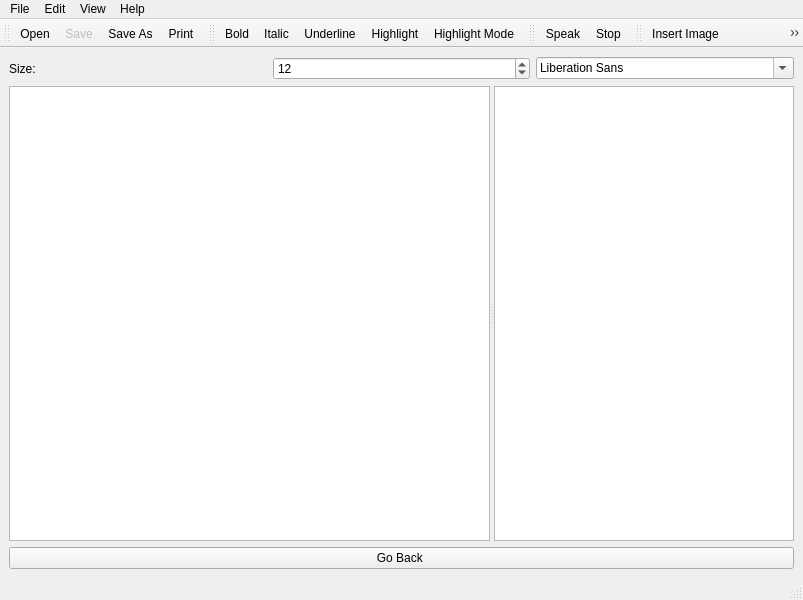
<?xml version="1.0" encoding="UTF-8"?>
<ui version="4.0">
 <author>Max Shinn</author>
 <class>MainWindow</class>
 <widget class="QMainWindow" name="MainWindow">
  <property name="geometry">
   <rect>
    <x>0</x>
    <y>0</y>
    <width>803</width>
    <height>600</height>
   </rect>
  </property>
  <property name="windowTitle">
   <string>MainWindow</string>
  </property>
  <property name="windowIcon">
   <iconset resource="../res/resources.qrc">
    <normaloff>:/res/key22x22.png</normaloff>:/res/key22x22.png</iconset>
  </property>
  <widget class="QWidget" name="centralwidget">
   <layout class="QVBoxLayout" name="verticalLayout">
    <item>
     <layout class="QGridLayout" name="gridLayout">
      <item row="0" column="1">
       <widget class="QSpinBox" name="spinBoxFontSize">
        <property name="value">
         <number>12</number>
        </property>
       </widget>
      </item>
      <item row="0" column="2">
       <widget class="QFontComboBox" name="fontComboBox"/>
      </item>
      <item row="0" column="0">
       <widget class="QLabel" name="sizeLabel">
        <property name="text">
         <string>Size:</string>
        </property>
        <property name="buddy">
         <cstring>spinBoxFontSize</cstring>
        </property>
       </widget>
      </item>
     </layout>
    </item>
    <item>
     <widget class="QSplitter" name="splitter">
      <property name="orientation">
       <enum>Qt::Horizontal</enum>
      </property>
      <widget class="spellCheckEdit" name="textArea">
       <property name="font">
        <font>
         <family>DejaVu Sans</family>
         <pointsize>12</pointsize>
        </font>
       </property>
      </widget>
      <widget class="QListWidget" name="spellingSuggestionsList">
       <property name="sizePolicy">
        <sizepolicy hsizetype="Maximum" vsizetype="Expanding">
         <horstretch>0</horstretch>
         <verstretch>0</verstretch>
        </sizepolicy>
       </property>
       <property name="maximumSize">
        <size>
         <width>300</width>
         <height>16777215</height>
        </size>
       </property>
       <property name="selectionMode">
        <enum>QAbstractItemView::NoSelection</enum>
       </property>
      </widget>
     </widget>
    </item>
    <item>
     <widget class="QPushButton" name="distractionButton">
      <property name="text">
       <string>Go Back </string>
      </property>
     </widget>
    </item>
   </layout>
  </widget>
  <widget class="QMenuBar" name="menubar">
   <property name="geometry">
    <rect>
     <x>0</x>
     <y>0</y>
     <width>803</width>
     <height>21</height>
    </rect>
   </property>
   <widget class="QMenu" name="menuEdit">
    <property name="title">
     <string>Edit</string>
    </property>
    <addaction name="actionUndo"/>
    <addaction name="actionRedo"/>
    <addaction name="separator"/>
    <addaction name="actionBold"/>
    <addaction name="actionItalic"/>
    <addaction name="actionUnderline"/>
    <addaction name="actionSpeak"/>
   </widget>
   <widget class="QMenu" name="menuView">
    <property name="title">
     <string>View</string>
    </property>
    <widget class="QMenu" name="menuToolbars">
     <property name="title">
      <string>Toolbars</string>
     </property>
     <addaction name="actionEnableFileToolbar"/>
     <addaction name="actionEnableEditToolbar"/>
     <addaction name="actionEnableSpeakerToolbar"/>
     <addaction name="actionEnableImageToolbar"/>
    </widget>
    <addaction name="menuToolbars"/>
    <addaction name="actionDistractionFree"/>
   </widget>
   <widget class="QMenu" name="menuHelp">
    <property name="title">
     <string>Help</string>
    </property>
    <addaction name="actionDocumentation"/>
    <addaction name="actionAbout"/>
    <addaction name="actionAboutQt"/>
   </widget>
   <widget class="QMenu" name="menuFile">
    <property name="title">
     <string>File</string>
    </property>
    <addaction name="actionOpen"/>
    <addaction name="actionSave"/>
    <addaction name="actionSave_As"/>
    <addaction name="actionPrint"/>
    <addaction name="actionSettings"/>
    <addaction name="actionClose"/>
   </widget>
   <addaction name="menuFile"/>
   <addaction name="menuEdit"/>
   <addaction name="menuView"/>
   <addaction name="menuHelp"/>
  </widget>
  <widget class="QStatusBar" name="statusbar"/>
  <widget class="QToolBar" name="fileToolBar">
   <property name="windowTitle">
    <string>toolBar</string>
   </property>
   <attribute name="toolBarArea">
    <enum>TopToolBarArea</enum>
   </attribute>
   <attribute name="toolBarBreak">
    <bool>false</bool>
   </attribute>
   <addaction name="actionOpen"/>
   <addaction name="actionSave"/>
   <addaction name="actionSave_As"/>
   <addaction name="actionPrint"/>
  </widget>
  <widget class="QToolBar" name="editToolBar">
   <property name="windowTitle">
    <string>toolBar_2</string>
   </property>
   <attribute name="toolBarArea">
    <enum>TopToolBarArea</enum>
   </attribute>
   <attribute name="toolBarBreak">
    <bool>false</bool>
   </attribute>
   <addaction name="actionBold"/>
   <addaction name="actionItalic"/>
   <addaction name="actionUnderline"/>
   <addaction name="actionHighlight"/>
   <addaction name="actionHighlightMode"/>
  </widget>
  <widget class="QToolBar" name="speakToolBar">
   <property name="windowTitle">
    <string>toolBar</string>
   </property>
   <attribute name="toolBarArea">
    <enum>TopToolBarArea</enum>
   </attribute>
   <attribute name="toolBarBreak">
    <bool>false</bool>
   </attribute>
   <addaction name="actionSpeak"/>
   <addaction name="actionStop"/>
  </widget>
  <widget class="QToolBar" name="imageToolBar">
   <property name="windowTitle">
    <string>toolBar</string>
   </property>
   <attribute name="toolBarArea">
    <enum>TopToolBarArea</enum>
   </attribute>
   <attribute name="toolBarBreak">
    <bool>false</bool>
   </attribute>
   <addaction name="actionInsert_Image"/>
   <addaction name="actionAlign_Image_Left"/>
   <addaction name="actionAlign_Image_Right"/>
  </widget>
  <action name="actionSave">
   <property name="enabled">
    <bool>false</bool>
   </property>
   <property name="icon">
    <iconset resource="../res/resources.qrc">
     <normaloff>:/res/filesave.png</normaloff>:/res/filesave.png</iconset>
   </property>
   <property name="text">
    <string>Save</string>
   </property>
   <property name="shortcut">
    <string>Ctrl+S</string>
   </property>
  </action>
  <action name="actionSave_As">
   <property name="icon">
    <iconset resource="../res/resources.qrc">
     <normaloff>:/res/filesaveas.png</normaloff>:/res/filesaveas.png</iconset>
   </property>
   <property name="text">
    <string>Save As...</string>
   </property>
  </action>
  <action name="actionClose">
   <property name="icon">
    <iconset resource="../res/resources.qrc">
     <normaloff>:/res/fileclose.png</normaloff>:/res/fileclose.png</iconset>
   </property>
   <property name="text">
    <string>Close</string>
   </property>
  </action>
  <action name="actionOpen">
   <property name="icon">
    <iconset resource="../res/resources.qrc">
     <normaloff>:/res/fileopen.png</normaloff>:/res/fileopen.png</iconset>
   </property>
   <property name="text">
    <string>Open</string>
   </property>
   <property name="shortcut">
    <string>Ctrl+O</string>
   </property>
  </action>
  <action name="actionSettings">
   <property name="icon">
    <iconset resource="../res/resources.qrc">
     <normaloff>:/res/configure.png</normaloff>:/res/configure.png</iconset>
   </property>
   <property name="text">
    <string>Settings</string>
   </property>
  </action>
  <action name="actionBold">
   <property name="icon">
    <iconset resource="../res/resources.qrc">
     <normaloff>:/res/text_bold.png</normaloff>:/res/text_bold.png</iconset>
   </property>
   <property name="text">
    <string>Bold</string>
   </property>
   <property name="toolTip">
    <string>Bold</string>
   </property>
   <property name="shortcut">
    <string>Ctrl+B</string>
   </property>
  </action>
  <action name="actionItalic">
   <property name="icon">
    <iconset resource="../res/resources.qrc">
     <normaloff>:/res/text_italic.png</normaloff>:/res/text_italic.png</iconset>
   </property>
   <property name="text">
    <string>Italic</string>
   </property>
   <property name="toolTip">
    <string>Italic</string>
   </property>
   <property name="shortcut">
    <string>Ctrl+I</string>
   </property>
  </action>
  <action name="actionUnderline">
   <property name="icon">
    <iconset resource="../res/resources.qrc">
     <normaloff>:/res/text_under.png</normaloff>:/res/text_under.png</iconset>
   </property>
   <property name="text">
    <string>Underline</string>
   </property>
   <property name="toolTip">
    <string>Underline</string>
   </property>
   <property name="shortcut">
    <string>Ctrl+U</string>
   </property>
  </action>
  <action name="actionSpeak">
   <property name="icon">
    <iconset resource="../res/resources.qrc">
     <normaloff>:/res/voicecall.png</normaloff>:/res/voicecall.png</iconset>
   </property>
   <property name="text">
    <string>Speak</string>
   </property>
   <property name="toolTip">
    <string>Speak Text</string>
   </property>
  </action>
  <action name="actionUndo">
   <property name="enabled">
    <bool>false</bool>
   </property>
   <property name="icon">
    <iconset resource="../res/resources.qrc">
     <normaloff>:/res/undo.png</normaloff>:/res/undo.png</iconset>
   </property>
   <property name="text">
    <string>Undo</string>
   </property>
   <property name="toolTip">
    <string>Undo</string>
   </property>
   <property name="shortcut">
    <string>Ctrl+Z</string>
   </property>
  </action>
  <action name="actionRedo">
   <property name="icon">
    <iconset resource="../res/resources.qrc">
     <normaloff>:/res/redo.png</normaloff>:/res/redo.png</iconset>
   </property>
   <property name="text">
    <string>Redo</string>
   </property>
   <property name="toolTip">
    <string>Redo</string>
   </property>
   <property name="shortcut">
    <string>Ctrl+Y</string>
   </property>
  </action>
  <action name="actionEnableFileToolbar">
   <property name="checkable">
    <bool>true</bool>
   </property>
   <property name="checked">
    <bool>true</bool>
   </property>
   <property name="text">
    <string>File Toolbar</string>
   </property>
   <property name="toolTip">
    <string>Enable File Toolbar</string>
   </property>
  </action>
  <action name="actionEnableEditToolbar">
   <property name="checkable">
    <bool>true</bool>
   </property>
   <property name="checked">
    <bool>true</bool>
   </property>
   <property name="text">
    <string>Edit Toolbar</string>
   </property>
   <property name="toolTip">
    <string>Enable Edit Toolbar</string>
   </property>
  </action>
  <action name="actionEnableSpeakerToolbar">
   <property name="checkable">
    <bool>true</bool>
   </property>
   <property name="checked">
    <bool>true</bool>
   </property>
   <property name="text">
    <string>Speaker Toolbar</string>
   </property>
   <property name="toolTip">
    <string>Enable Speaker Toolbar</string>
   </property>
  </action>
  <action name="actionDocumentation">
   <property name="text">
    <string>Documentation</string>
   </property>
  </action>
  <action name="actionAbout">
   <property name="text">
    <string>About WriteType</string>
   </property>
   <property name="toolTip">
    <string>About WriteType</string>
   </property>
  </action>
  <action name="actionAboutQt">
   <property name="text">
    <string>About Qt</string>
   </property>
  </action>
  <action name="actionPrint">
   <property name="icon">
    <iconset resource="../res/resources.qrc">
     <normaloff>:/res/fileprint.png</normaloff>:/res/fileprint.png</iconset>
   </property>
   <property name="text">
    <string>Print</string>
   </property>
   <property name="toolTip">
    <string>Print</string>
   </property>
   <property name="shortcut">
    <string>Ctrl+P</string>
   </property>
  </action>
  <action name="actionHighlightMode">
   <property name="checkable">
    <bool>true</bool>
   </property>
   <property name="icon">
    <iconset resource="../res/resources.qrc">
     <normaloff>:/res/highlight.png</normaloff>:/res/highlight.png</iconset>
   </property>
   <property name="text">
    <string>Highlight Mode</string>
   </property>
   <property name="toolTip">
    <string>Highlight Mode</string>
   </property>
  </action>
  <action name="actionHighlight">
   <property name="icon">
    <iconset resource="../res/resources.qrc">
     <normaloff>:/res/highlight_single.png</normaloff>:/res/highlight_single.png</iconset>
   </property>
   <property name="text">
    <string>Highlight</string>
   </property>
   <property name="toolTip">
    <string>Highlight</string>
   </property>
  </action>
  <action name="actionDistractionFree">
   <property name="text">
    <string>Distraction Free</string>
   </property>
   <property name="toolTip">
    <string>Distraction Free Mode</string>
   </property>
  </action>
  <action name="actionInsert_Image">
   <property name="icon">
    <iconset resource="../res/resources.qrc">
     <normaloff>:/res/key120x120.png</normaloff>:/res/key120x120.png</iconset>
   </property>
   <property name="text">
    <string>Insert Image</string>
   </property>
  </action>
  <action name="actionAlign_Image_Left">
   <property name="icon">
    <iconset resource="../res/resources.qrc">
     <normaloff>:/res/key120x120.png</normaloff>:/res/key120x120.png</iconset>
   </property>
   <property name="text">
    <string>Align Image Left</string>
   </property>
  </action>
  <action name="actionAlign_Image_Right">
   <property name="icon">
    <iconset resource="../res/resources.qrc">
     <normaloff>:/res/key120x120.png</normaloff>:/res/key120x120.png</iconset>
   </property>
   <property name="text">
    <string>Align Image Right</string>
   </property>
  </action>
  <action name="actionEnableImageToolbar">
   <property name="checkable">
    <bool>true</bool>
   </property>
   <property name="checked">
    <bool>true</bool>
   </property>
   <property name="text">
    <string>Image Toolbar</string>
   </property>
  </action>
  <action name="actionStop">
   <property name="icon">
    <iconset resource="../res/resources.qrc">
     <normaloff>:/res/player_stop.png</normaloff>:/res/player_stop.png</iconset>
   </property>
   <property name="text">
    <string>Stop</string>
   </property>
  </action>
 </widget>
 <customwidgets>
  <customwidget>
   <class>spellCheckEdit</class>
   <extends>QTextEdit</extends>
   <header location="global">spellCheckEdit</header>
  </customwidget>
 </customwidgets>
 <resources>
  <include location="../res/resources.qrc"/>
 </resources>
 <connections>
  <connection>
   <sender>actionClose</sender>
   <signal>triggered()</signal>
   <receiver>MainWindow</receiver>
   <slot>close()</slot>
   <hints>
    <hint type="sourcelabel">
     <x>-1</x>
     <y>-1</y>
    </hint>
    <hint type="destinationlabel">
     <x>399</x>
     <y>299</y>
    </hint>
   </hints>
  </connection>
  <connection>
   <sender>actionEnableEditToolbar</sender>
   <signal>toggled(bool)</signal>
   <receiver>editToolBar</receiver>
   <slot>setVisible(bool)</slot>
   <hints>
    <hint type="sourcelabel">
     <x>-1</x>
     <y>-1</y>
    </hint>
    <hint type="destinationlabel">
     <x>342</x>
     <y>60</y>
    </hint>
   </hints>
  </connection>
  <connection>
   <sender>actionEnableFileToolbar</sender>
   <signal>toggled(bool)</signal>
   <receiver>fileToolBar</receiver>
   <slot>setVisible(bool)</slot>
   <hints>
    <hint type="sourcelabel">
     <x>-1</x>
     <y>-1</y>
    </hint>
    <hint type="destinationlabel">
     <x>66</x>
     <y>35</y>
    </hint>
   </hints>
  </connection>
  <connection>
   <sender>actionEnableSpeakerToolbar</sender>
   <signal>toggled(bool)</signal>
   <receiver>speakToolBar</receiver>
   <slot>setVisible(bool)</slot>
   <hints>
    <hint type="sourcelabel">
     <x>-1</x>
     <y>-1</y>
    </hint>
    <hint type="destinationlabel">
     <x>487</x>
     <y>35</y>
    </hint>
   </hints>
  </connection>
  <connection>
   <sender>actionUndo</sender>
   <signal>triggered()</signal>
   <receiver>textArea</receiver>
   <slot>undo()</slot>
   <hints>
    <hint type="sourcelabel">
     <x>-1</x>
     <y>-1</y>
    </hint>
    <hint type="destinationlabel">
     <x>270</x>
     <y>332</y>
    </hint>
   </hints>
  </connection>
  <connection>
   <sender>actionRedo</sender>
   <signal>triggered()</signal>
   <receiver>textArea</receiver>
   <slot>redo()</slot>
   <hints>
    <hint type="sourcelabel">
     <x>-1</x>
     <y>-1</y>
    </hint>
    <hint type="destinationlabel">
     <x>270</x>
     <y>332</y>
    </hint>
   </hints>
  </connection>
  <connection>
   <sender>textArea</sender>
   <signal>undoAvailable(bool)</signal>
   <receiver>actionUndo</receiver>
   <slot>setEnabled(bool)</slot>
   <hints>
    <hint type="sourcelabel">
     <x>271</x>
     <y>329</y>
    </hint>
    <hint type="destinationlabel">
     <x>-1</x>
     <y>-1</y>
    </hint>
   </hints>
  </connection>
  <connection>
   <sender>textArea</sender>
   <signal>redoAvailable(bool)</signal>
   <receiver>actionRedo</receiver>
   <slot>setEnabled(bool)</slot>
   <hints>
    <hint type="sourcelabel">
     <x>271</x>
     <y>329</y>
    </hint>
    <hint type="destinationlabel">
     <x>-1</x>
     <y>-1</y>
    </hint>
   </hints>
  </connection>
  <connection>
   <sender>actionEnableImageToolbar</sender>
   <signal>toggled(bool)</signal>
   <receiver>imageToolBar</receiver>
   <slot>setVisible(bool)</slot>
   <hints>
    <hint type="sourcelabel">
     <x>-1</x>
     <y>-1</y>
    </hint>
    <hint type="destinationlabel">
     <x>597</x>
     <y>44</y>
    </hint>
   </hints>
  </connection>
 </connections>
</ui>
